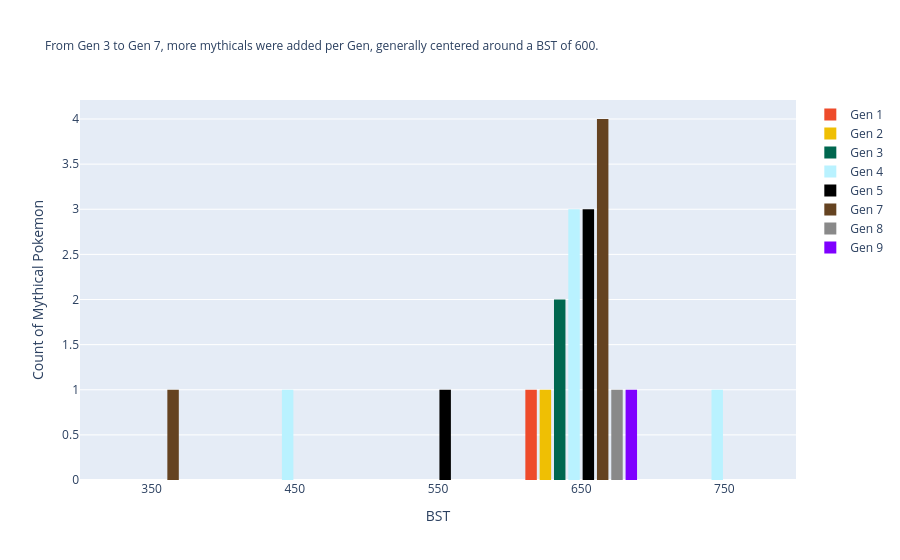

Notebook source saved alongside this figure:
### Code cell
dfh_gen_1 = df_base[(df_base['gen_num'] == 'Gen 1') & (df_base['Classification'] == 'Mythical')]
dfh_gen_2 = df_base[(df_base['gen_num'] == 'Gen 2') & (df_base['Classification'] == 'Mythical')]
dfh_gen_3 = df_base[(df_base['gen_num'] == 'Gen 3') & (df_base['Classification'] == 'Mythical')]
dfh_gen_4 = df_base[(df_base['gen_num'] == 'Gen 4') & (df_base['Classification'] == 'Mythical')]
dfh_gen_5 = df_base[(df_base['gen_num'] == 'Gen 5') & (df_base['Classification'] == 'Mythical')]
dfh_gen_6 = df_base[(df_base['gen_num'] == 'Gen 6') & (df_base['Classification'] == 'Mythcial')]
dfh_gen_7 = df_base[(df_base['gen_num'] == 'Gen 7') & (df_base['Classification'] == 'Mythical')]
dfh_gen_8 = df_base[(df_base['gen_num'] == 'Gen 8') & (df_base['Classification'] == 'Mythical')]
dfh_gen_9 = df_base[(df_base['gen_num'] == 'Gen 9') & (df_base['Classification'] == 'Mythical')]

BST_hist_myth = go.Figure()
BST_hist_myth.add_trace(go.Histogram(
    x = dfh_gen_1['BST'],
    name = 'Gen 1',
    xbins = {
        'start':0,
        'end':1000,
        'size':100
    },
    marker_color = '#EE4B2B'
)
)

BST_hist_myth.add_trace(go.Histogram(
    x = dfh_gen_2['BST'],
    name = 'Gen 2',
    xbins = {
        'start':0,
        'end':1000,
        'size':100
    },
    marker_color = '#EFBF04'
)
)

BST_hist_myth.add_trace(go.Histogram(
    x = dfh_gen_3['BST'],
    name = 'Gen 3',
    xbins = {
        'start':0,
        'end':1000,
        'size':100
    },
    marker_color = '#00674F'
)
)

BST_hist_myth.add_trace(go.Histogram(
    x = dfh_gen_4['BST'],
    name = 'Gen 4',
    xbins = {
        'start':0,
        'end':1000,
        'size':100
    },
    marker_color = '#B9F2FF'
)
)

BST_hist_myth.add_trace(go.Histogram(
    x = dfh_gen_5['BST'],
    name = 'Gen 5',
    xbins = {
        'start':0,
        'end':1000,
        'size':100
    },
    marker_color = '#000000'
)
)

BST_hist_myth.add_trace(go.Histogram(
    x = dfh_gen_6['BST'],
    name = 'Gen 6',
    xbins = {
        'start':0,
        'end':1000,
        'size':100
    },
    marker_color = '#305CDE'
)
)

BST_hist_myth.add_trace(go.Histogram(
    x = dfh_gen_7['BST'],
    name = 'Gen 7',
    xbins = {
        'start':0,
        'end':1000,
        'size':100
    },
    marker_color = '#654321'
)
)


BST_hist_myth.add_trace(go.Histogram(
    x = dfh_gen_8['BST'],
    name = 'Gen 8',
    xbins = {
        'start':0,
        'end':1000,
        'size':100
    },
    marker_color = '#898989'
)
)

BST_hist_myth.add_trace(go.Histogram(
    x = dfh_gen_9['BST'],
    name = 'Gen 9',
    xbins = {
        'start':0,
        'end':1000,
        'size':100
    },
    marker_color = '#7F00FF'
)
)

BST_hist_myth.update_layout(
    xaxis_title_text='BST', # xaxis label
    yaxis_title_text='Count of Mythical Pokemon', # yaxis label
    bargap=0.2, # gap between bars of adjacent location coordinates
    bargroupgap=0.2 # gap between bars of the same location coordinates
)

BST_hist_myth.update_layout(
    title = go.layout.Title(
        text = 'From Gen 3 to Gen 7, more mythicals were added per Gen, generally centered around a BST of 600.',
        font=dict(size=12)
    )
)

BST_hist_myth.show()

### Figure 1 — Plotly figure (JSON) as saved in the notebook; plotly's stock layout.template omitted (floating-point values rounded to 4 significant figures)
{"data": [{"marker": {"color": "#EE4B2B"}, "name": "Gen 1", "type": "histogram", "x": [600], "xbins": {"end": 1000, "size": 100, "start": 0}}, {"marker": {"color": "#EFBF04"}, "name": "Gen 2", "type": "histogram", "x": [600], "xbins": {"end": 1000, "size": 100, "start": 0}}, {"marker": {"color": "#00674F"}, "name": "Gen 3", "type": "histogram", "x": [600, 600], "xbins": {"end": 1000, "size": 100, "start": 0}}, {"marker": {"color": "#B9F2FF"}, "name": "Gen 4", "type": "histogram", "x": [480, 600, 600, 600, 720], "xbins": {"end": 1000, "size": 100, "start": 0}}, {"marker": {"color": "#000000"}, "name": "Gen 5", "type": "histogram", "x": [600, 580, 600, 600], "xbins": {"end": 1000, "size": 100, "start": 0}}, {"marker": {"color": "#305CDE"}, "name": "Gen 6", "type": "histogram", "x": [], "xbins": {"end": 1000, "size": 100, "start": 0}}, {"marker": {"color": "#654321"}, "name": "Gen 7", "type": "histogram", "x": [600, 600, 600, 300, 600], "xbins": {"end": 1000, "size": 100, "start": 0}}, {"marker": {"color": "#898989"}, "name": "Gen 8", "type": "histogram", "x": [600], "xbins": {"end": 1000, "size": 100, "start": 0}}, {"marker": {"color": "#7F00FF"}, "name": "Gen 9", "type": "histogram", "x": [600], "xbins": {"end": 1000, "size": 100, "start": 0}}], "layout": {"bargap": 0.2, "bargroupgap": 0.2, "title": {"font": {"size": 12}, "text": "From Gen 3 to Gen 7, more mythicals were added per Gen, generally centered around a BST of 600."}, "xaxis": {"title": {"text": "BST"}}, "yaxis": {"title": {"text": "Count of Mythical Pokemon"}}}}
